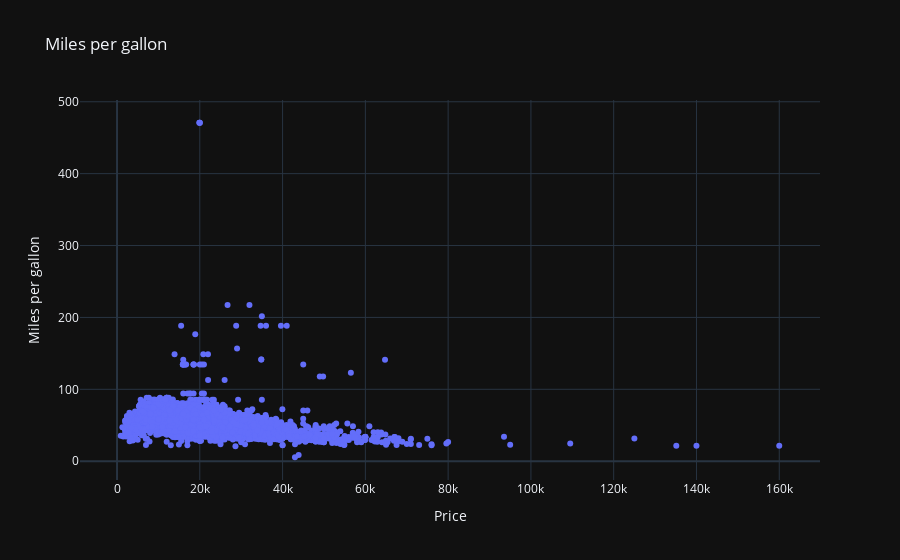

This figure's notebook cell:
### Code cell
fig = go.Figure()

to_plot = data.sample(frac=0.10, random_state=42)

fig.add_trace(go.Scatter(
    x = to_plot['price'],
    y = to_plot['mpg'],
    mode = 'markers'
))

fig.update_layout(
    title_text = 'Miles per gallon',
    template = 'plotly_dark',
    xaxis_title = 'Price',
    yaxis_title = 'Miles per gallon'
)

### Figure 1 — Plotly figure (JSON) as saved in the notebook; plotly's stock layout.template omitted (floating-point values rounded to 4 significant figures; data arrays with more than 128 entries replaced by an {"elided": "..."} marker saying what was removed)
{"data": [{"mode": "markers", "type": "scatter", "x": {"elided": "7040 int values"}, "y": {"elided": "7040 float values"}}], "layout": {"title": {"text": "Miles per gallon"}, "xaxis": {"title": {"text": "Price"}}, "yaxis": {"title": {"text": "Miles per gallon"}}}}
